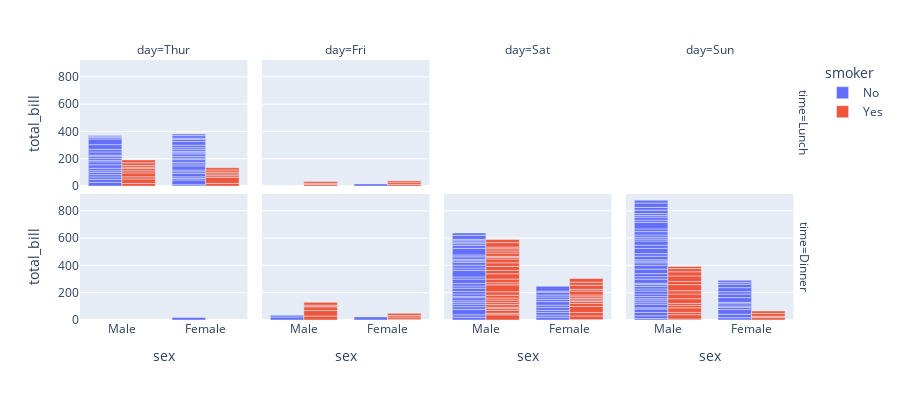

The cell this chart's notebook holds for it:
### Code cell
fig = px.bar(tips, x='sex', y='total_bill', color='smoker', barmode='group', height=400,
            facet_col='day', facet_row='time',
            category_orders={'day':['Thur', 'Fri', 'Sat', 'Sun'],
                            'time':['Lunch', 'Dinner']})
fig.show()

### Figure 1 — Plotly figure (JSON) as saved in the notebook; plotly's stock layout.template omitted (floating-point values rounded to 4 significant figures)
{"data": [{"alignmentgroup": "True", "hovertemplate": "smoker=No<br>time=Lunch<br>day=Thur<br>sex=%{x}<br>total_bill=%{y}<extra></extra>", "legendgroup": "No", "marker": {"color": "#636efa"}, "name": "No", "offsetgroup": "No", "orientation": "v", "showlegend": true, "textposition": "auto", "type": "bar", "x": ["Male", "Male", "Male", "Male", "Female", "Male", "Female", "Male", "Male", "Male", "Male", "Female", "Female", "Female", "Male", "Female", "Male", "Male", "Female", "Female", "Male", "Female", "Female", "Male", "Male", "Female", "Female", "Female", "Female", "Female", "Female", "Female", "Female", "Female", "Male", "Male", "Female", "Female", "Female", "Female", "Female", "Male", "Male", "Male"], "xaxis": "x5", "y": [27.2, 22.76, 17.29, 16.66, 10.07, 15.98, 34.83, 13.03, 18.28, 24.71, 21.16, 10.65, 12.43, 24.08, 11.69, 13.42, 14.26, 15.95, 12.48, 29.8, 8.52, 14.52, 11.38, 22.82, 19.08, 20.27, 11.17, 12.26, 18.26, 8.51, 10.33, 14.15, 13.16, 17.47, 34.3, 41.19, 27.05, 16.43, 8.35, 18.64, 11.87, 9.78, 7.51, 7.56], "yaxis": "y5"}, {"alignmentgroup": "True", "hovertemplate": "smoker=No<br>time=Lunch<br>day=Fri<br>sex=%{x}<br>total_bill=%{y}<extra></extra>", "legendgroup": "No", "marker": {"color": "#636efa"}, "name": "No", "offsetgroup": "No", "orientation": "v", "showlegend": false, "textposition": "auto", "type": "bar", "x": ["Female"], "xaxis": "x6", "y": [15.98], "yaxis": "y6"}, {"alignmentgroup": "True", "hovertemplate": "smoker=No<br>time=Dinner<br>day=Thur<br>sex=%{x}<br>total_bill=%{y}<extra></extra>", "legendgroup": "No", "marker": {"color": "#636efa"}, "name": "No", "offsetgroup": "No", "orientation": "v", "showlegend": false, "textposition": "auto", "type": "bar", "x": ["Female"], "xaxis": "x", "y": [18.78], "yaxis": "y"}, {"alignmentgroup": "True", "hovertemplate": "smoker=No<br>time=Dinner<br>day=Fri<br>sex=%{x}<br>total_bill=%{y}<extra></extra>", "legendgroup": "No", "marker": {"color": "#636efa"}, "name": "No", "offsetgroup": "No", "orientation": "v", "showlegend": false, "textposition": "auto", "type": "bar", "x": ["Male", "Female", "Male"], "xaxis": "x2", "y": [22.49, 22.75, 12.46], "yaxis": "y2"}, {"alignmentgroup": "True", "hovertemplate": "smoker=No<br>time=Dinner<br>day=Sat<br>sex=%{x}<br>total_bill=%{y}<extra></extra>", "legendgroup": "No", "marker": {"color": "#636efa"}, "name": "No", "offsetgroup": "No", "orientation": "v", "showlegend": false, "textposition": "auto", "type": "bar", "x": ["Male", "Male", "Female", "Female", "Male", "Male", "Male", "Male", "Male", "Male", "Female", "Male", "Male", "Female", "Female", "Male", "Male", "Male", "Female", "Male", "Male", "Male", "Female", "Male", "Male", "Male", "Female", "Male", "Male", "Female", "Female", "Male", "Female", "Male", "Male", "Female", "Male", "Male", "Male", "Male", "Male", "Male", "Female", "Male", "Male"], "xaxis": "x3", "y": [20.65, 17.92, 20.29, 15.77, 39.42, 19.82, 17.81, 13.37, 12.69, 21.7, 19.65, 9.55, 18.35, 15.06, 20.69, 17.78, 24.06, 16.31, 16.93, 18.69, 31.27, 16.04, 26.41, 48.27, 17.59, 20.08, 16.45, 20.23, 12.02, 17.07, 14.73, 10.51, 20.92, 18.24, 14, 7.25, 48.33, 20.45, 13.28, 11.61, 10.77, 10.07, 35.83, 29.03, 17.82], "yaxis": "y3"}, {"alignmentgroup": "True", "hovertemplate": "smoker=No<br>time=Dinner<br>day=Sun<br>sex=%{x}<br>total_bill=%{y}<extra></extra>", "legendgroup": "No", "marker": {"color": "#636efa"}, "name": "No", "offsetgroup": "No", "orientation": "v", "showlegend": false, "textposition": "auto", "type": "bar", "x": ["Female", "Male", "Male", "Male", "Female", "Male", "Male", "Male", "Male", "Male", "Male", "Female", "Male", "Male", "Female", "Male", "Female", "Male", "Female", "Male", "Male", "Male", "Male", "Male", "Male", "Male", "Male", "Male", "Male", "Female", "Female", "Male", "Male", "Male", "Male", "Male", "Female", "Female", "Male", "Male", "Male", "Male", "Male", "Male", "Female", "Male", "Female", "Female", "Male", "Male", "Male", "Female", "Male", "Male", "Male", "Male", "Male"], "xaxis": "x4", "y": [16.99, 10.34, 21.01, 23.68, 24.59, 25.29, 8.77, 26.88, 15.04, 14.78, 10.27, 35.26, 15.42, 18.43, 14.83, 21.58, 10.33, 16.29, 16.97, 17.46, 13.94, 9.68, 30.4, 18.29, 22.23, 32.4, 28.55, 18.04, 12.54, 10.29, 34.81, 9.94, 25.56, 19.49, 38.07, 23.95, 25.71, 17.31, 29.93, 14.07, 13.13, 17.26, 24.55, 19.77, 29.85, 48.17, 25, 13.39, 16.49, 21.5, 12.66, 16.21, 13.81, 24.52, 20.76, 31.71, 20.69], "yaxis": "y4"}, {"alignmentgroup": "True", "hovertemplate": "smoker=Yes<br>time=Lunch<br>day=Thur<br>sex=%{x}<br>total_bill=%{y}<extra></extra>", "legendgroup": "Yes", "marker": {"color": "#EF553B"}, "name": "Yes", "offsetgroup": "Yes", "orientation": "v", "showlegend": true, "textposition": "auto", "type": "bar", "x": ["Male", "Male", "Male", "Female", "Male", "Male", "Male", "Male", "Female", "Female", "Male", "Male", "Female", "Female", "Female", "Male", "Female"], "xaxis": "x5", "y": [19.44, 32.68, 16, 19.81, 28.44, 15.48, 16.58, 10.34, 43.11, 13, 13.51, 18.71, 12.74, 13, 16.4, 20.53, 16.47], "yaxis": "y5"}, {"alignmentgroup": "True", "hovertemplate": "smoker=Yes<br>time=Lunch<br>day=Fri<br>sex=%{x}<br>total_bill=%{y}<extra></extra>", "legendgroup": "Yes", "marker": {"color": "#EF553B"}, "name": "Yes", "offsetgroup": "Yes", "orientation": "v", "showlegend": false, "textposition": "auto", "type": "bar", "x": ["Male", "Female", "Male", "Male", "Female", "Female"], "xaxis": "x6", "y": [12.16, 13.42, 8.58, 13.42, 16.27, 10.09], "yaxis": "y6"}, {"alignmentgroup": "True", "hovertemplate": "smoker=Yes<br>time=Dinner<br>day=Fri<br>sex=%{x}<br>total_bill=%{y}<extra></extra>", "legendgroup": "Yes", "marker": {"color": "#EF553B"}, "name": "Yes", "offsetgroup": "Yes", "orientation": "v", "showlegend": false, "textposition": "auto", "type": "bar", "x": ["Male", "Female", "Female", "Male", "Male", "Male", "Male", "Female", "Female"], "xaxis": "x2", "y": [28.97, 5.75, 16.32, 40.17, 27.28, 12.03, 21.01, 11.35, 15.38], "yaxis": "y2"}, {"alignmentgroup": "True", "hovertemplate": "smoker=Yes<br>time=Dinner<br>day=Sat<br>sex=%{x}<br>total_bill=%{y}<extra></extra>", "legendgroup": "Yes", "marker": {"color": "#EF553B"}, "name": "Yes", "offsetgroup": "Yes", "orientation": "v", "showlegend": false, "textposition": "auto", "type": "bar", "x": ["Male", "Male", "Male", "Male", "Male", "Male", "Female", "Male", "Female", "Female", "Male", "Female", "Female", "Male", "Male", "Male", "Female", "Female", "Female", "Male", "Male", "Male", "Male", "Male", "Female", "Male", "Male", "Female", "Female", "Female", "Male", "Male", "Male", "Female", "Female", "Male", "Male", "Male", "Male", "Male", "Female", "Male"], "xaxis": "x3", "y": [38.01, 11.24, 20.29, 13.81, 11.02, 18.29, 3.07, 15.01, 26.86, 25.28, 17.92, 44.3, 22.42, 15.36, 20.49, 25.21, 14.31, 10.59, 10.63, 50.81, 15.81, 26.59, 38.73, 24.27, 12.76, 30.06, 25.89, 13.27, 28.17, 12.9, 28.15, 11.59, 7.74, 30.14, 22.12, 24.01, 15.69, 15.53, 12.6, 32.83, 27.18, 22.67], "yaxis": "y3"}, {"alignmentgroup": "True", "hovertemplate": "smoker=Yes<br>time=Dinner<br>day=Sun<br>sex=%{x}<br>total_bill=%{y}<extra></extra>", "legendgroup": "Yes", "marker": {"color": "#EF553B"}, "name": "Yes", "offsetgroup": "Yes", "orientation": "v", "showlegend": false, "textposition": "auto", "type": "bar", "x": ["Female", "Male", "Male", "Male", "Male", "Male", "Male", "Female", "Male", "Male", "Male", "Male", "Male", "Male", "Female", "Male", "Female", "Male", "Male"], "xaxis": "x4", "y": [17.51, 7.25, 31.85, 16.82, 32.9, 17.89, 14.48, 9.6, 34.63, 34.65, 23.33, 45.35, 23.17, 40.55, 20.9, 30.46, 18.15, 23.1, 15.69], "yaxis": "y4"}], "layout": {"annotations": [{"font": {}, "showarrow": false, "text": "day=Thur", "x": 0.115, "xanchor": "center", "xref": "paper", "y": 1, "yanchor": "bottom", "yref": "paper"}, {"font": {}, "showarrow": false, "text": "day=Fri", "x": 0.365, "xanchor": "center", "xref": "paper", "y": 1, "yanchor": "bottom", "yref": "paper"}, {"font": {}, "showarrow": false, "text": "day=Sat", "x": 0.615, "xanchor": "center", "xref": "paper", "y": 1, "yanchor": "bottom", "yref": "paper"}, {"font": {}, "showarrow": false, "text": "day=Sun", "x": 0.865, "xanchor": "center", "xref": "paper", "y": 1, "yanchor": "bottom", "yref": "paper"}, {"font": {}, "showarrow": false, "text": "time=Dinner", "textangle": 90, "x": 0.98, "xanchor": "left", "xref": "paper", "y": 0.2425, "yanchor": "middle", "yref": "paper"}, {"font": {}, "showarrow": false, "text": "time=Lunch", "textangle": 90, "x": 0.98, "xanchor": "left", "xref": "paper", "y": 0.7575, "yanchor": "middle", "yref": "paper"}], "barmode": "group", "height": 400, "legend": {"title": {"text": "smoker"}, "tracegroupgap": 0}, "margin": {"t": 60}, "xaxis": {"anchor": "y", "domain": [0, 0.23], "title": {"text": "sex"}}, "xaxis2": {"anchor": "y2", "domain": [0.25, 0.48], "matches": "x", "title": {"text": "sex"}}, "xaxis3": {"anchor": "y3", "domain": [0.5, 0.73], "matches": "x", "title": {"text": "sex"}}, "xaxis4": {"anchor": "y4", "domain": [0.75, 0.98], "matches": "x", "title": {"text": "sex"}}, "xaxis5": {"anchor": "y5", "domain": [0, 0.23], "matches": "x", "showticklabels": false}, "xaxis6": {"anchor": "y6", "domain": [0.25, 0.48], "matches": "x", "showticklabels": false}, "xaxis7": {"anchor": "y7", "domain": [0.5, 0.73], "matches": "x", "showticklabels": false}, "xaxis8": {"anchor": "y8", "domain": [0.75, 0.98], "matches": "x", "showticklabels": false}, "yaxis": {"anchor": "x", "domain": [0, 0.485], "title": {"text": "total_bill"}}, "yaxis2": {"anchor": "x2", "domain": [0, 0.485], "matches": "y", "showticklabels": false}, "yaxis3": {"anchor": "x3", "domain": [0, 0.485], "matches": "y", "showticklabels": false}, "yaxis4": {"anchor": "x4", "domain": [0, 0.485], "matches": "y", "showticklabels": false}, "yaxis5": {"anchor": "x5", "domain": [0.515, 1], "matches": "y", "title": {"text": "total_bill"}}, "yaxis6": {"anchor": "x6", "domain": [0.515, 1], "matches": "y", "showticklabels": false}, "yaxis7": {"anchor": "x7", "domain": [0.515, 1], "matches": "y", "showticklabels": false}, "yaxis8": {"anchor": "x8", "domain": [0.515, 1], "matches": "y", "showticklabels": false}}}
